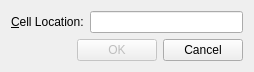
<?xml version="1.0" encoding="UTF-8"?>
<ui version="4.0">
 <class>GoToCellDialog</class>
 <widget class="QWidget" name="GoToCellDialog">
  <property name="geometry">
   <rect>
    <x>0</x>
    <y>0</y>
    <width>254</width>
    <height>71</height>
   </rect>
  </property>
  <property name="windowTitle">
   <string>Go to Cell</string>
  </property>
  <layout class="QVBoxLayout" name="verticalLayout">
   <item>
    <layout class="QHBoxLayout" name="horizontalLayout">
     <item>
      <widget class="QLabel" name="label">
       <property name="text">
        <string>&amp;Cell Location:</string>
       </property>
       <property name="buddy">
        <cstring>lineEdit</cstring>
       </property>
      </widget>
     </item>
     <item>
      <widget class="QLineEdit" name="lineEdit"/>
     </item>
    </layout>
   </item>
   <item>
    <layout class="QHBoxLayout" name="horizontalLayout_2">
     <item>
      <spacer name="horizontalSpacer">
       <property name="orientation">
        <enum>Qt::Horizontal</enum>
       </property>
       <property name="sizeHint" stdset="0">
        <size>
         <width>40</width>
         <height>20</height>
        </size>
       </property>
      </spacer>
     </item>
     <item>
      <widget class="QPushButton" name="okButton">
       <property name="enabled">
        <bool>false</bool>
       </property>
       <property name="text">
        <string>OK</string>
       </property>
       <property name="default">
        <bool>true</bool>
       </property>
      </widget>
     </item>
     <item>
      <widget class="QPushButton" name="cancelButton">
       <property name="text">
        <string>Cancel</string>
       </property>
      </widget>
     </item>
    </layout>
   </item>
  </layout>
 </widget>
 <tabstops>
  <tabstop>lineEdit</tabstop>
  <tabstop>okButton</tabstop>
  <tabstop>cancelButton</tabstop>
 </tabstops>
 <resources/>
 <connections/>
</ui>
